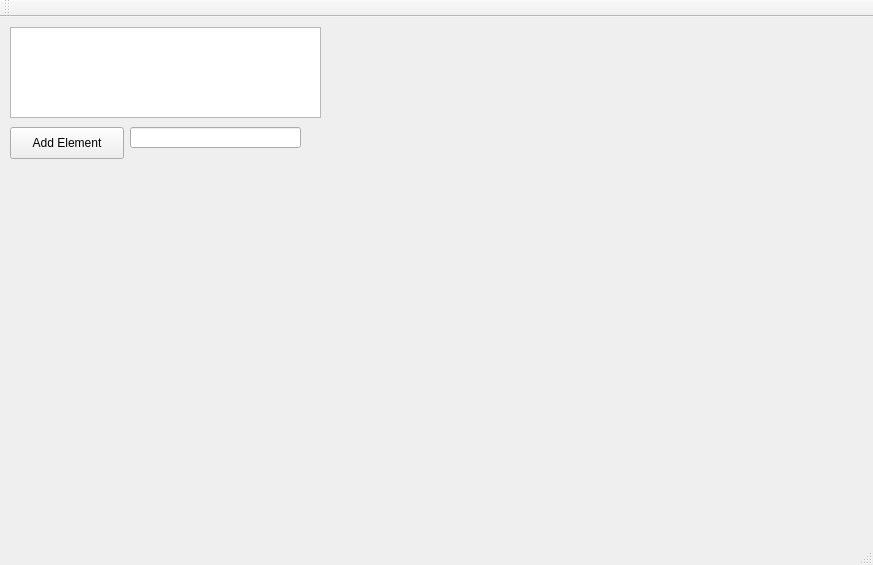
<?xml version="1.0" encoding="UTF-8"?>
<ui version="4.0">
 <class>MainWindow</class>
 <widget class="QMainWindow" name="MainWindow">
  <property name="geometry">
   <rect>
    <x>0</x>
    <y>0</y>
    <width>873</width>
    <height>565</height>
   </rect>
  </property>
  <property name="windowTitle">
   <string>MainWindow</string>
  </property>
  <widget class="QWidget" name="centralWidget">
   <widget class="QPushButton" name="pushButtonAddElement">
    <property name="geometry">
     <rect>
      <x>10</x>
      <y>110</y>
      <width>114</width>
      <height>32</height>
     </rect>
    </property>
    <property name="text">
     <string>Add Element</string>
    </property>
   </widget>
   <widget class="QTextEdit" name="textEditShowList">
    <property name="geometry">
     <rect>
      <x>10</x>
      <y>10</y>
      <width>311</width>
      <height>91</height>
     </rect>
    </property>
   </widget>
   <widget class="QLineEdit" name="lineEditAdded">
    <property name="geometry">
     <rect>
      <x>130</x>
      <y>110</y>
      <width>171</width>
      <height>21</height>
     </rect>
    </property>
   </widget>
  </widget>
  <widget class="QMenuBar" name="menuBar">
   <property name="geometry">
    <rect>
     <x>0</x>
     <y>0</y>
     <width>873</width>
     <height>22</height>
    </rect>
   </property>
  </widget>
  <widget class="QToolBar" name="mainToolBar">
   <attribute name="toolBarArea">
    <enum>TopToolBarArea</enum>
   </attribute>
   <attribute name="toolBarBreak">
    <bool>false</bool>
   </attribute>
  </widget>
  <widget class="QStatusBar" name="statusBar"/>
 </widget>
 <layoutdefault spacing="6" margin="11"/>
 <resources/>
 <connections/>
</ui>
